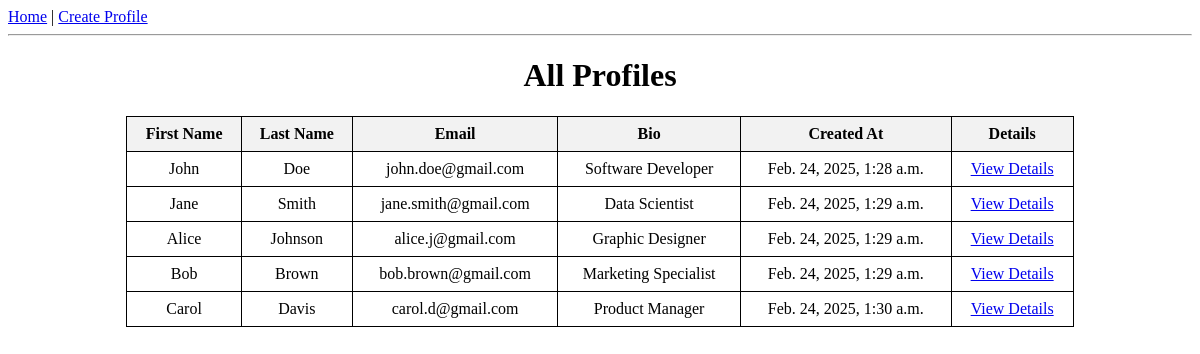
The page /mini_fb/ on the database as committed earlier.
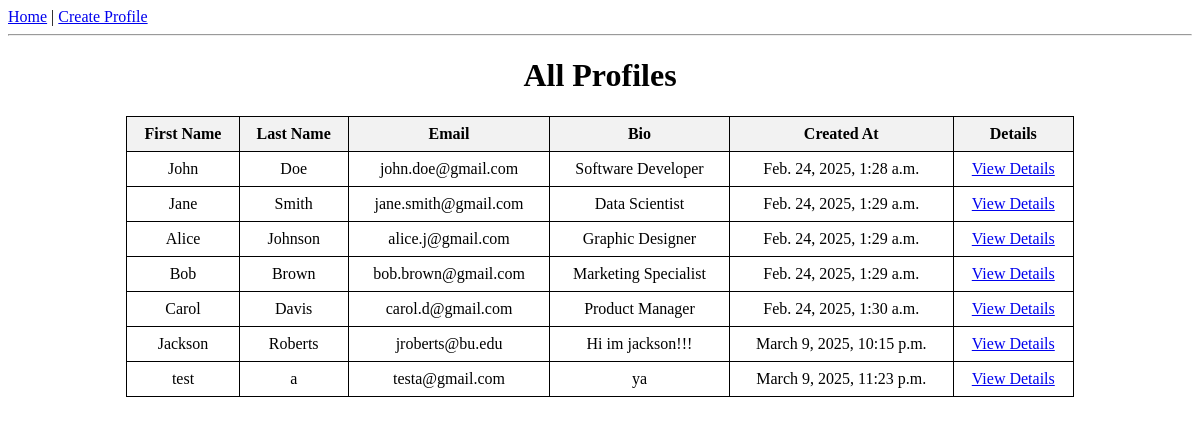
The same page on the database as committed later.
### mini_fb/models.py (models this page shows, shortened)
class Profile(models.Model):
    first_name = models.CharField(max_length=30)
    last_name = models.CharField(max_length=30)
    email = models.EmailField(unique=True)
    bio = models.TextField(blank=True, null=True)
    created_at = models.DateTimeField(auto_now_add=True)

### mini_fb/views.py (the view)
# urls.py: path('', views.profile_list, name='profile_list'),
def profile_list(request):
    profiles = Profile.objects.all()
    return render(request, 'mini_fb/profile_list.html', {'profiles': profiles})

### mini_fb/templates/mini_fb/profile_list.html (shortened to what this page needs)
{% extends 'mini_fb/base.html' %}
{% block content %}
<!DOCTYPE html>
<html>
<head>
</head>
<body>
    <h1 style="text-align: center;">All Profiles</h1>
    <table>
        <thead>
            <tr>
                <th>First Name</th>
                <th>Last Name</th>
                <th>Email</th>
                <th>Bio</th>
                <th>Created At</th>
                <th>Details</th>
            </tr>
        </thead>
        <tbody>
            {% for profile in profiles %}
                <tr>
                    <td>{{ profile.first_name }}</td>
                    <td>{{ profile.last_name }}</td>
                    <td>{{ profile.email }}</td>
                    <td>{{ profile.bio }}</td>
                    <td>{{ profile.created_at }}</td>
                    <td><a href="{% url 'profile_detail' profile.id %}">View Details</a></td>
                </tr>
            {% endfor %}
        </tbody>
    </table>
</body>
</html>
{% endblock %}

### mini_fb/templates/mini_fb/base.html (shortened to what this page needs)
<!DOCTYPE html>
<html>
<head>
</head>
<body>
    <nav>
        <a href="{% url 'profile_list' %}">Home</a> |
        <a href="{% url 'create_profile' %}">Create Profile</a>
    </nav>
    <hr>
    {% block content %}
    {% endblock %}
</body>
</html>

### mini_fb/templates/mini_fb/profile_list.html (style rules this page uses)
table { width: 80%; margin: auto; border-collapse: collapse; }
th, td { border: 1px solid black; padding: 8px; text-align: center; }
th { background-color: #f2f2f2; }

Rows that differ between the two databases and show on the page:
added Profile: first_name "Jackson", last_name "Roberts", email "jroberts@bu.edu", bio "Hi im jackson!!!", created_at "March 9, 2025, 10:15 p.m."
added Profile: first_name "test", last_name "a", email "testa@gmail.com", bio "ya", created_at "March 9, 2025, 11:23 p.m."
